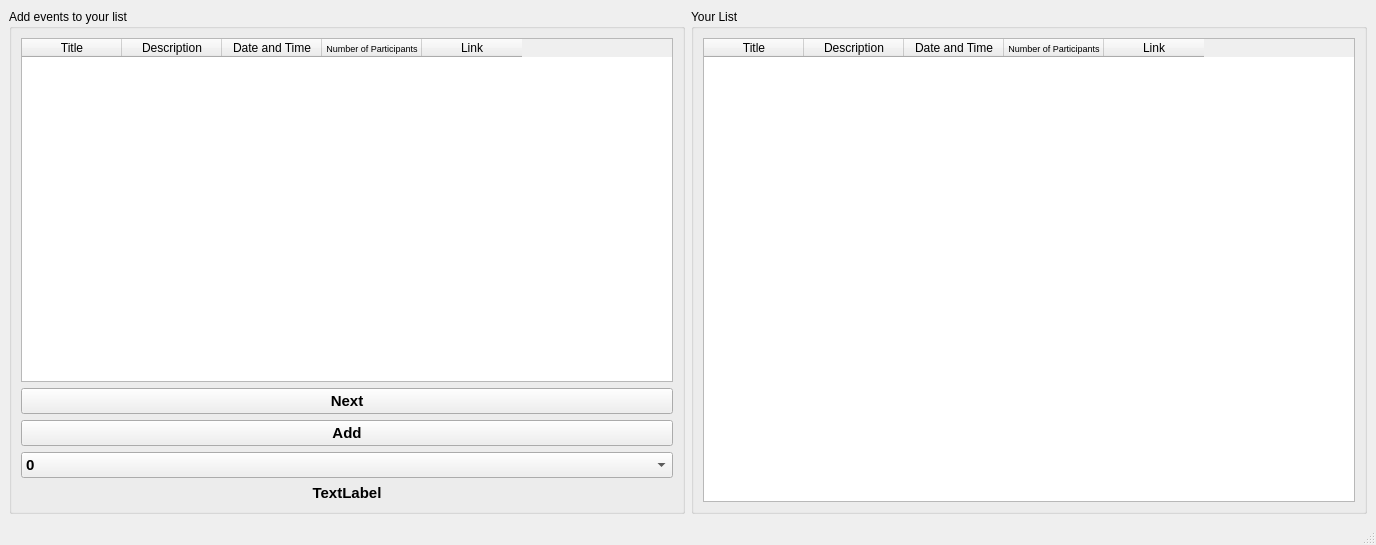
<?xml version="1.0" encoding="UTF-8"?>
<ui version="4.0">
 <class>UserWindowClass</class>
 <widget class="QMainWindow" name="UserWindowClass">
  <property name="geometry">
   <rect>
    <x>0</x>
    <y>0</y>
    <width>1376</width>
    <height>545</height>
   </rect>
  </property>
  <property name="windowTitle">
   <string>User Events</string>
  </property>
  <widget class="QWidget" name="centralwidget">
   <layout class="QGridLayout" name="gridLayout_3">
    <item row="0" column="1">
     <widget class="QGroupBox" name="groupBox_2">
      <property name="title">
       <string>Your List</string>
      </property>
      <layout class="QGridLayout" name="gridLayout_2">
       <item row="0" column="0">
        <widget class="QTableWidget" name="tableWidgetUserEvents">
         <property name="rowCount">
          <number>0</number>
         </property>
         <property name="columnCount">
          <number>5</number>
         </property>
         <column>
          <property name="text">
           <string>Title</string>
          </property>
         </column>
         <column>
          <property name="text">
           <string>Description</string>
          </property>
         </column>
         <column>
          <property name="text">
           <string>Date and Time</string>
          </property>
         </column>
         <column>
          <property name="text">
           <string>Number of Participants</string>
          </property>
          <property name="font">
           <font>
            <pointsize>7</pointsize>
           </font>
          </property>
         </column>
         <column>
          <property name="text">
           <string>Link</string>
          </property>
         </column>
        </widget>
       </item>
      </layout>
     </widget>
    </item>
    <item row="0" column="0">
     <widget class="QGroupBox" name="groupBox">
      <property name="title">
       <string>Add events to your list</string>
      </property>
      <layout class="QGridLayout" name="gridLayout">
       <item row="4" column="0">
        <widget class="QComboBox" name="comboBoxMonths">
         <property name="font">
          <font>
           <pointsize>11</pointsize>
           <bold>true</bold>
           <stylestrategy>PreferDefault</stylestrategy>
          </font>
         </property>
         <property name="sizeAdjustPolicy">
          <enum>QComboBox::SizeAdjustPolicy::AdjustToMinimumContentsLengthWithIcon</enum>
         </property>
         <item>
          <property name="text">
           <string>0</string>
          </property>
         </item>
         <item>
          <property name="text">
           <string>1</string>
          </property>
         </item>
         <item>
          <property name="text">
           <string>2</string>
          </property>
         </item>
         <item>
          <property name="text">
           <string>3</string>
          </property>
         </item>
         <item>
          <property name="text">
           <string>4</string>
          </property>
         </item>
         <item>
          <property name="text">
           <string>5</string>
          </property>
         </item>
         <item>
          <property name="text">
           <string>6</string>
          </property>
         </item>
         <item>
          <property name="text">
           <string>7</string>
          </property>
         </item>
         <item>
          <property name="text">
           <string>8</string>
          </property>
         </item>
         <item>
          <property name="text">
           <string>9</string>
          </property>
         </item>
         <item>
          <property name="text">
           <string>10</string>
          </property>
         </item>
         <item>
          <property name="text">
           <string>11</string>
          </property>
         </item>
         <item>
          <property name="text">
           <string>12</string>
          </property>
         </item>
        </widget>
       </item>
       <item row="2" column="0">
        <widget class="QPushButton" name="pushButtonNext">
         <property name="font">
          <font>
           <pointsize>11</pointsize>
           <bold>true</bold>
          </font>
         </property>
         <property name="text">
          <string>Next</string>
         </property>
        </widget>
       </item>
       <item row="5" column="0">
        <widget class="QLabel" name="label">
         <property name="font">
          <font>
           <pointsize>11</pointsize>
           <bold>true</bold>
          </font>
         </property>
         <property name="text">
          <string>TextLabel</string>
         </property>
         <property name="alignment">
          <set>Qt::AlignmentFlag::AlignCenter</set>
         </property>
        </widget>
       </item>
       <item row="0" column="0">
        <widget class="QTableWidget" name="tableWidgetAdminEvents">
         <property name="rowCount">
          <number>0</number>
         </property>
         <property name="columnCount">
          <number>5</number>
         </property>
         <column>
          <property name="text">
           <string>Title</string>
          </property>
         </column>
         <column>
          <property name="text">
           <string>Description</string>
          </property>
         </column>
         <column>
          <property name="text">
           <string>Date and Time</string>
          </property>
         </column>
         <column>
          <property name="text">
           <string>Number of Participants</string>
          </property>
          <property name="font">
           <font>
            <pointsize>7</pointsize>
           </font>
          </property>
         </column>
         <column>
          <property name="text">
           <string>Link</string>
          </property>
         </column>
        </widget>
       </item>
       <item row="3" column="0">
        <widget class="QPushButton" name="pushButtonAdd">
         <property name="font">
          <font>
           <pointsize>11</pointsize>
           <bold>true</bold>
          </font>
         </property>
         <property name="text">
          <string>Add</string>
         </property>
        </widget>
       </item>
      </layout>
     </widget>
    </item>
   </layout>
  </widget>
  <widget class="QStatusBar" name="statusbar"/>
 </widget>
 <resources/>
 <connections/>
</ui>
